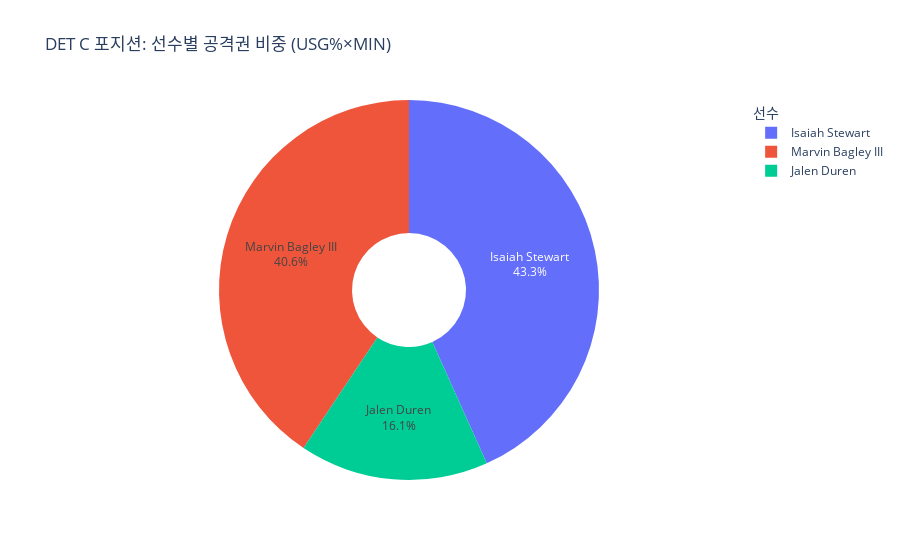
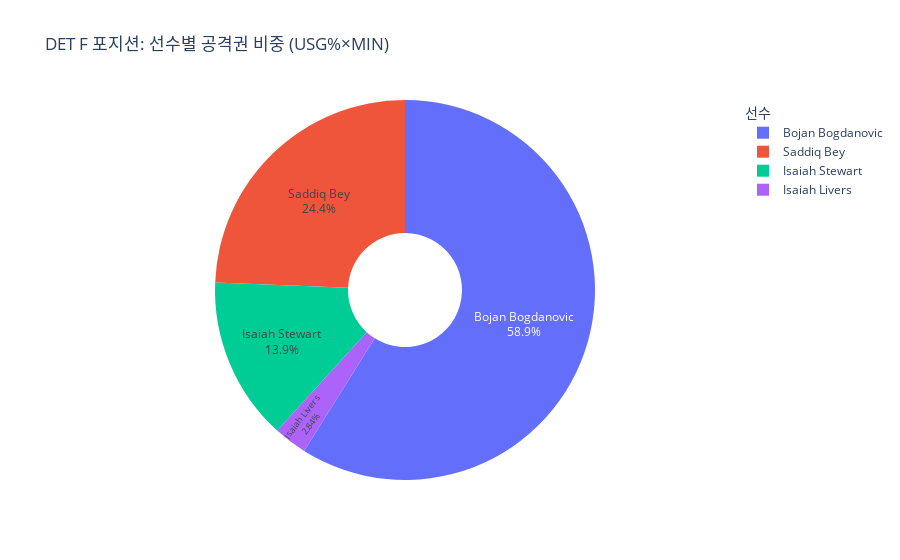
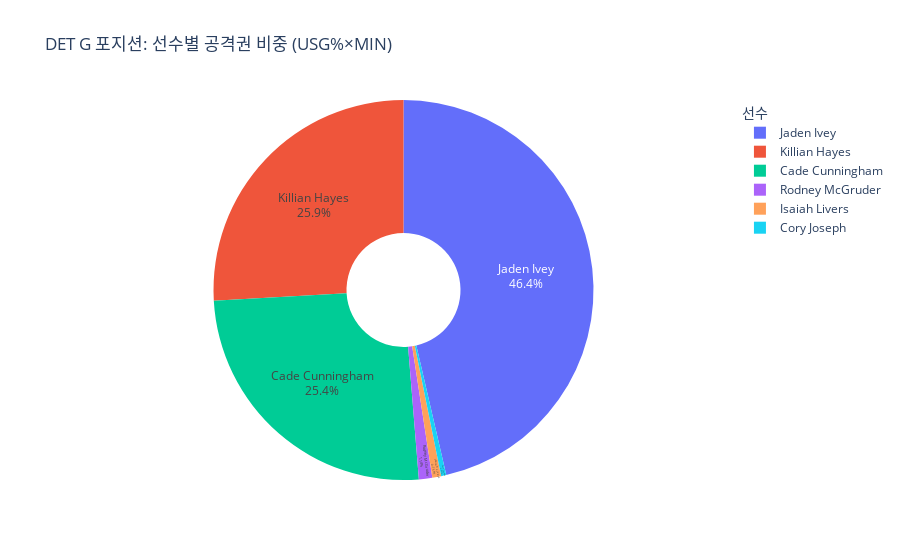

The notebook cell saved with these charts, in order:
### Code cell
import plotly.express as px

# 포지션별 파이차트 (하나씩 그려도 됨)
for pos in ['C', 'F', 'G']:
    subdf = player_pos_usg[player_pos_usg['START_POSITION'] == pos].copy()
    if subdf.empty:
        continue  # 해당 포지션 데이터 없으면 건너뛰기

    fig = px.pie(
        subdf,
        names='PLAYER_NAME',
        values='USG_minutes_sum',
        title=f"DET {pos} 포지션: 선수별 공격권 비중 (USG%×MIN)",
        hole=0.3  # 도넛형 (원하면 제거)
    )
    fig.update_traces(textinfo="percent+label", textposition="inside", showlegend=True)
    fig.update_layout(legend_title="선수")
    fig.show()

### Figure 1 — Plotly figure (JSON) as saved in the notebook; plotly's stock layout.template omitted (floating-point values rounded to 4 significant figures)
{"data": [{"domain": {"x": [0, 1], "y": [0, 1]}, "hole": 0.3, "hovertemplate": "PLAYER_NAME=%{label}<br>USG_minutes_sum=%{value}<extra></extra>", "labels": ["Marvin Bagley III", "Isaiah Stewart", "Jalen Duren"], "legendgroup": "", "name": "", "showlegend": true, "textinfo": "percent+label", "textposition": "inside", "type": "pie", "values": [6870.0, 7318.0, 2718.0]}], "layout": {"legend": {"title": {"text": "선수"}, "tracegroupgap": 0}, "title": {"text": "DET C 포지션: 선수별 공격권 비중 (USG%×MIN)"}}}

### Figure 2 — Plotly figure (JSON) as saved in the notebook; plotly's stock layout.template omitted (floating-point values rounded to 4 significant figures)
{"data": [{"domain": {"x": [0, 1], "y": [0, 1]}, "hole": 0.3, "hovertemplate": "PLAYER_NAME=%{label}<br>USG_minutes_sum=%{value}<extra></extra>", "labels": ["Bojan Bogdanovic", "Saddiq Bey", "Isaiah Stewart", "Isaiah Livers"], "legendgroup": "", "name": "", "showlegend": true, "textinfo": "percent+label", "textposition": "inside", "type": "pie", "values": [28640.0, 11850.0, 6746.0, 1379.0]}], "layout": {"legend": {"title": {"text": "선수"}, "tracegroupgap": 0}, "title": {"text": "DET F 포지션: 선수별 공격권 비중 (USG%×MIN)"}}}

### Figure 3 — Plotly figure (JSON) as saved in the notebook; plotly's stock layout.template omitted (floating-point values rounded to 4 significant figures)
{"data": [{"domain": {"x": [0, 1], "y": [0, 1]}, "hole": 0.3, "hovertemplate": "PLAYER_NAME=%{label}<br>USG_minutes_sum=%{value}<extra></extra>", "labels": ["Cade Cunningham", "Jaden Ivey", "Killian Hayes", "Rodney McGruder", "Isaiah Livers", "Cory Joseph"], "legendgroup": "", "name": "", "showlegend": true, "textinfo": "percent+label", "textposition": "inside", "type": "pie", "values": [13200.0, 24110.0, 13460.0, 591.6, 390.3, 227.1]}], "layout": {"legend": {"title": {"text": "선수"}, "tracegroupgap": 0}, "title": {"text": "DET G 포지션: 선수별 공격권 비중 (USG%×MIN)"}}}
